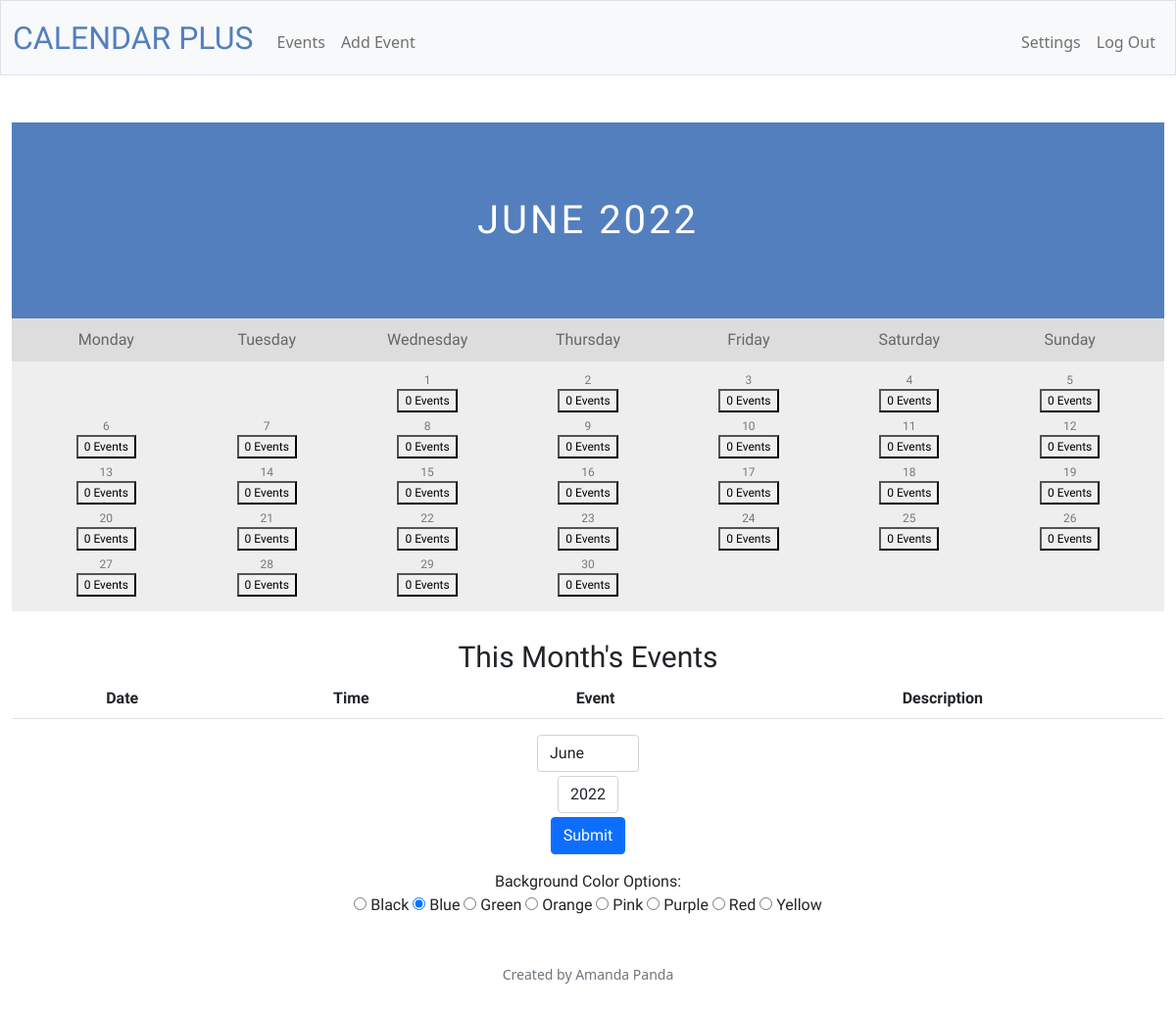
Page / (signed in) on the earlier database version.
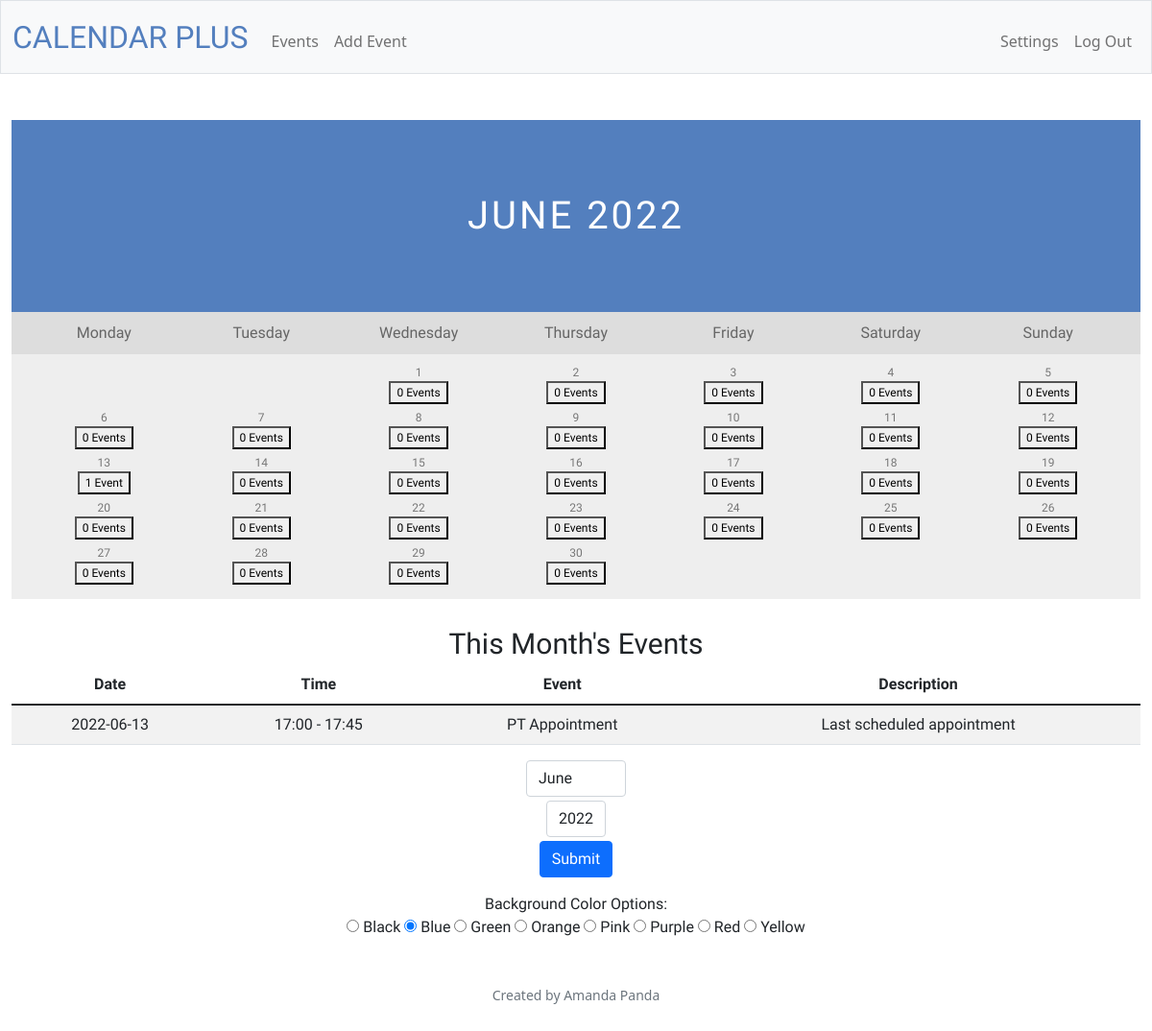
Same page on the later database version.
### tables this page shows
CREATE TABLE events(id INTEGER PRIMARY KEY AUTOINCREMENT NOT NULL, creator INTEGER NOT NULL, title TEXT NOT NULL, date DATE NOT NULL, starttime TIME, endtime TIME, details TEXT);

### app.py (the view)
@app.route("/", methods=["GET", "POST"])
@login_required
def index():
    months = {
        1: "January",
        2: "February",
        3: "March",
        4: "April",
        5: "May",
        6: "June",
        7: "July",
        8: "August",
        9: "September",
        10: "October",
        11: "November",
        12: "December",
    }
    years = []
    x = range(1900, 2201, 1)
    for n in x:
        years.append(n)
    days = []
    y = range(1, 32, 1)
    for n in y:
        days.append("%02d" % n)
    if request.method == "POST":
        if request.form.get("cal") == "2":
            try:
                month = int(request.form.get("month"))
                year = int(request.form.get("year"))
            except ValueError:
                return apology("invalid submission", 400)
            if month < 1 or month > 12 or year < 1900 or year > 2200:
                return apology("invalid submission", 400)
            cal = calendar.monthcalendar(year,month)
            this_month = months[month]
            if month == 12:
                search_year = year + 1
                search_month1 = "12"
                search_month2 = "01"
            elif month > 9:
                search_year = year
                search_month1 = str(month)
                search_month2 = str(month + 1)
            elif month == 9:
                search_year = year
                search_month1 = "09"
                search_month2= "10"
            else:
                search_year = year
                search_month1 = "0" + str(month)
                search_month2 = "0" + str(month + 1)
            date1 = str(year) + "-" + search_month1 + "-01"
            date2 = str(search_year) + "-" + search_month2 + "-01"
            yearmonth = str(year) + "-" + search_month1
            events = db.execute("SELECT title, date, starttime, endtime, details FROM events WHERE creator = ? and date BETWEEN ? AND ? ORDER BY date, starttime", session.get("user_id"), date1, date2)
            num_of_events = []
            for day in days:
                current = yearmonth + "-" + day
                z = db.execute("SELECT COUNT(date) AS count FROM events WHERE creator= ? and date = ?", session.get("user_id"), current)[0]["count"]
                num_of_events.append(z)
            return render_template("index.html", cal=cal, year=year, years=years, month=month, months=months, this_month=this_month, events=events, yearmonth=yearmonth, num_of_events=num_of_events)
        else:
            return apology("invalid submission", 400)
    else:
        today = date.today()
        year = today.year
        month = today.month
        this_month = months[month]
        cal = calendar.monthcalendar(year,month)
        if month == 12:
            search_year = year + 1
            search_month1 = "01"
        elif month > 9:
            search_year = year
            search_month1 = month
            search_month2 = month + 1
        elif month == 9:
            search_year = year
            search_month1 = "09"
            search_month2= "10"
        else:
            search_year = year
            search_month1 = "0" + str(month)
            search_month2 = "0" + str(month + 1)
        date1 = str(year) + "-" + search_month1 + "-01"
        date2 = str(search_year) + "-" + search_month2 + "-01"
        yearmonth = str(year) + "-" + search_month1
        events = db.execute("SELECT title, date, starttime, endtime, details FROM events WHERE creator = ? and date BETWEEN ? AND ? ORDER BY date, starttime", session.get("user_id"), date1, date2)
        num_of_events = []
        for day in days:
            current = yearmonth + "-" + day
            z = db.execute("SELECT COUNT(date) AS count FROM events WHERE creator = ? and date = ?", session.get("user_id"), current)[0]["count"]
            num_of_events.append(z)
        return render_template("index.html", cal=cal, year=year, years=years, month=month, months=months, this_month=this_month, events=events, yearmonth=yearmonth, num_of_events=num_of_events)

### app.py (called while the page is built)
@app.after_request
def after_request(response):
    response.headers["Cache-Control"] = "no-cache, no-store, must-revalidate"
    response.headers["Expires"] = 0
    response.headers["Pragma"] = "no-cache"
    return response

### helpers.py (called while the page is built)
def login_required(f):
    @wraps(f)
    def decorated_function(*args, **kwargs):
        if session.get("user_id") is None:
            return redirect("/login")
        return f(*args, **kwargs)
    return decorated_function

### templates/index.html (shortened to what this page needs)
{% extends "layout.html" %}
{% block main %}
<div class="font-fred">
<div id="title" class="month">
    <ul>
        <li>{{ this_month }} <span>{{ year }}</span></li>
    </ul>
</div>
<ul class="struc weekdays d-none d-lg-block">
    <li>Monday</li>
    <li>Tuesday</li>
    <li>Wednesday</li>
    <li>Thursday</li>
    <li>Friday</li>
    <li>Saturday</li>
    <li>Sunday</li>
</ul>
<ul class="struc days">
    {% for row in cal %}
        {% for row in row %}
            {% if row == 0 %}
                <li> </li>
            {% else %}
                <li>{{ row }}
                    {% if num_of_events[row - 1] == 1 %}
                    <div>
                        <button> {{ num_of_events[row - 1] }} Event</button>
                    </div>
                    {% else %}
                    <div>
                        <button> {{ num_of_events[row - 1] }} Events</button>
                    </div>
                    {% endif %}
                </li>
            {% endif %}
        {% endfor %}
    {% endfor %}
</ul>
<div id="thismonth" class="mt-4">This Month's Events</div>
<table class="table table-striped">
    <thead>
        <tr>
            <th scope="col">Date</th>
            <th scope="col">Time</th>
            <th scope="col">Event</th>
            <th scope="col">Description</th>
        </tr>
    </thead>
    <tbody>
        {% for row in events %}
            <tr>
                <td>{{ row.date}}</td>
                <td>{{ row.starttime }} - {{ row.endtime }}</td>
                <td>{{ row.title }}</td>
                <td>{{ row.details }}</td>
            </tr>
        {% endfor %}
    </tbody>
</table>
<div class="container">
        <form action="/" method="post">
            <div class="mb-3">
                <select class="form-control mx-auto w-auto mb-1" name="month" required>
                    {% for key, value in months.items() %}
                        {% if key == month %}
                            <option selected value="{{ key }}"> {{ value }}</option>
                        {% else %}
                            <option value="{{ key }}">{{ value }}</option>
                        {% endif %}
                    {% endfor %}
                </select>
                <select class="form-control mx-auto w-auto mb-1" name="year" required>
                    {% for row in years %}
                        {% if row == year %}
                            <option selected value="{{ row }}">{{ row }}</option>
                        {% else %}
                            <option value="{{ row }}">{{ row }}</option>
                        {% endif %}
                    {% endfor %}
                </select>
            <button class="btn btn-primary" type="submit">Submit</button>
            </div>
        </form>
</div>
<div class="mt-3">
    <span>Background Color Options: </span>
    <form id="colorForm" name="colorForm">
        <span><input type="radio" id="color1" name="colors" value="black">
        <label for="black">Black </label></span>
        <span><input type="radio" checked id="color2" name="colors" value="blue">
        <label for="blue">Blue </label></span>
        <span><input type="radio" id="color3" name="colors" value="green">
        <label for="green">Green </label></span>
        <span><input type="radio" id="color4" name="colors" value="orange">
        <label for="orange">Orange </label></span>
        <span><input type="radio" id="color5" name="colors" value="pink">
        <label for="pink">Pink </label></span>
        <span><input type="radio" id="color6" name="colors" value="purple">
        <label for="purple">Purple </label></span>
        <span><input type="radio" id="color7" name="colors" value="red">
        <label for="red">Red </label></span>
        <span><input type="radio" id="color8" name="colors" value="yellow">
        <label for="yellow">Yellow </label></span>
    </form>
</div>
</div>
{% endblock %}

Differences in the rows shown:
added events: date "2022-06-13", starttime "17:00", endtime "17:45", title "PT Appointment", details "Last scheduled appointment"
Other differences:
list line gone: "13 0 Events"
new list line: "13 1 Event"
